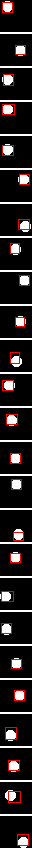

Reproduce this figure in Python.

# -*- coding: utf-8 -*-

from microNN import MicroNN
from PIL     import Image, ImageDraw
from random  import random

# ----------------------------------------------------------------

etaLR           = 3.0   # Learning rate
explCount       = 100   # Number of examples
batchSize       = 5     # Size of minibatchs
evalCount       = 25    # Number of evaluations

w               = 32    # Sides size of images
s               = 10    # Sides size of circles

# ----------------------------------------------------------------

microNN              = MicroNN()
microNN.LearningRate = etaLR

microNN.AddInputLayer  ( dimensions    = MicroNN.Init2D(w, w),
                         shape         = MicroNN.Shape.Neuron )

microNN.AddConv2DLayer ( filtersCount  = 5,
                         filtersDepth  = 3,
                         convSize      = 5,
                         stride        = 2,
                         shape         = MicroNN.Shape.Neuron,
                         activation    = MicroNN.Activation.LeakyReLU,
                         initializer   = MicroNN.ReLUInitializer(MicroNN.Initializer.HeUniform) )

microNN.AddConv2DLayer ( filtersCount  = 3,
                         filtersDepth  = 2,
                         convSize      = 3,
                         stride        = 2,
                         shape         = MicroNN.Shape.Neuron,
                         activation    = MicroNN.Activation.LeakyReLU,
                         initializer   = MicroNN.ReLUInitializer(MicroNN.Initializer.HeUniform) )

microNN.AddLayer       ( dimensions    = MicroNN.Init1D(15),
                         shape         = MicroNN.Shape.Neuron,
                         activation    = MicroNN.Activation.LeakyReLU,
                         initializer   = MicroNN.ReLUInitializer(MicroNN.Initializer.HeUniform),
                         connStruct    = MicroNN.FullyConnected )

microNN.AddLayer       ( dimensions    = MicroNN.Init1D(4),
                         shape         = MicroNN.Shape.Neuron,
                         activation    = MicroNN.Activation.Sigmoid,
                         initializer   = MicroNN.LogisticInitializer(MicroNN.Initializer.XavierUniform),
                         connStruct    = MicroNN.FullyConnected )

microNN.InitWeights()

print()
print('MicroNN:')
print('  - Layers      : %s' % microNN.LayersCount)
print('  - Neurons     : %s' % microNN.NeuronsCount)
print('  - Connections : %s' % microNN.ConnectionsCount)
print()

# ----------------------------------------------------------------

# Function: Gets an image with random circle position and bounds,
def getEx() :
    x      = int(random() * (w-s))
    y      = int(random() * (w-s))
    img    = Image.new('RGB', (w, w), (0, 0, 0))
    draw   = ImageDraw.Draw(img)
    draw.ellipse((x, y, x+s, y+s), fill=(255, 255, 255))
    px     = [ [ img.getpixel((x, y))[0]/255-0.5 for y in range(w) ] for x in range(w) ]
    bounds = [ x/w, y/w, (x+s)/w, (y+s)/w ]
    return px, bounds

# ----------------------------------------------------------------

# 1) Learning from examples,
for i in range(explCount) :
    px, bounds = getEx()
    microNN.AddExample(px, bounds)
try :
    microNN.LearnExamples(minibatchSize=batchSize)
    print(' --> Ok.')
except KeyboardInterrupt :
    print(' --> Aborted!')
print()

# ----------------------------------------------------------------

# 2) Tests from evaluations and saves the PNG image of results,
img  = Image.new('RGB', (w, evalCount*(w+2)), (255, 255, 255))
draw = ImageDraw.Draw(img)
for i in range(evalCount) :
    px, __  = getEx()    
    bounds  = microNN.Predict(px)
    for x in range(len(px)) :
        for y in range(len(px[x])) :
            col = round( (px[x][y]+0.5) * 255 )
            img.putpixel((x, i*(w+2)+y), (col, col, col))
    draw.rectangle( ( round(bounds[0]*w),
                      i*(w+2)+round(bounds[1]*w),
                      round(bounds[2]*w),
                      i*(w+2)+round(bounds[3]*w) ),
                    outline=(255, 0, 0) )
img.save('bound conv.png')
print('Image saved!')
print()
